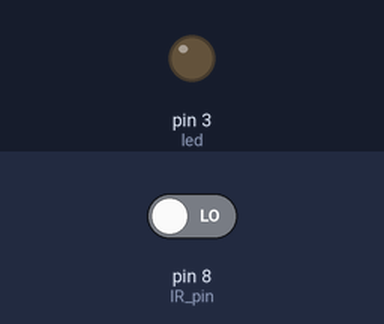
The sketch below on a simulated Arduino Uno, built with avr-gcc and run on an emulated ATmega328P. Shown: output pins drawn as LEDs (lit = HIGH). Dashed ring = blinking. Inputs (shaded band) come from the test bench; at power-on: pin 8 (IR_pin) LOW.

Above: at 1.2 s.
1.3 s: pin 8 (IR_pin) driven HIGH
At 1.8 s:
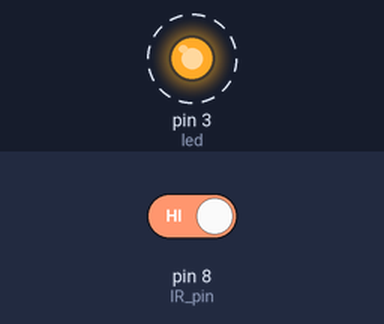
4.3 s: pin 8 (IR_pin) driven LOW
At 4.9 s:
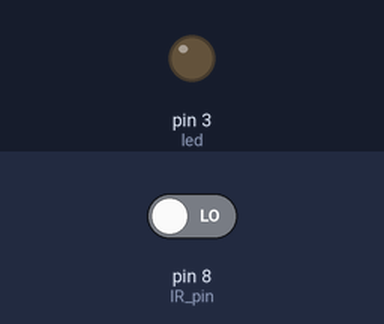
Timing chart, 0 to 7.3 s (numbered marks = the images above; inputs shaded):
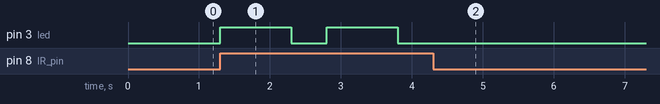

The sketch:

P4.ino
```cpp
#define IR_pin 8
#define led 3
int flag=0;
void setup() {
  Serial.begin(9600);
  pinMode(IR_pin,INPUT);
  pinMode(led,OUTPUT);
  // put your setup code here, to run once:
}

void loop() {
  if(digitalRead(IR_pin) == HIGH && flag == 0)
  {
    digitalWrite(led,HIGH);
    flag=1;
    delay(1000);
  }
  if(digitalRead(IR_pin) == HIGH && flag == 1)
  {
    digitalWrite(led,LOW);
    delay(500);
    flag=0;
  }
  // put your main code here, to run repeatedly:

}
```

Measured:
- after the input at 1.3 s, pin 3 (led): alternates HIGH for 1.0 s and LOW for 0.50 s, starting at once
- after the input at 4.3 s, pin 3 (led): stops changing and stays LOW
